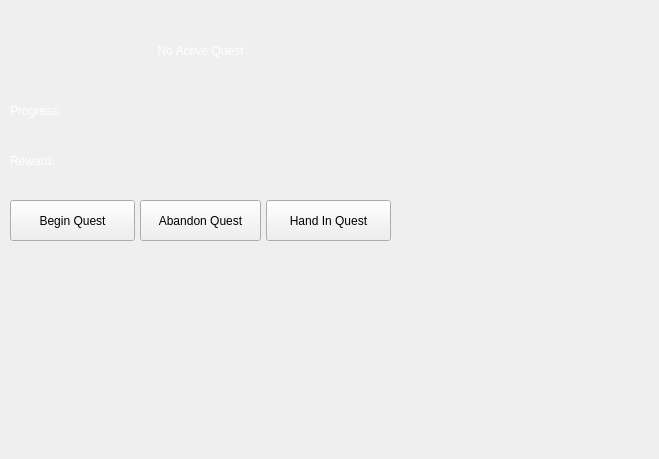
    <widget class="QWidget" name="tabQuestScreen">
     <attribute name="title">
      <string>Quests</string>
     </attribute>
     <widget class="QPushButton" name="btnBeginQuest">
      <property name="geometry">
       <rect>
        <x>10</x>
        <y>200</y>
        <width>125</width>
        <height>41</height>
       </rect>
      </property>
      <property name="autoFillBackground">
       <bool>false</bool>
      </property>
      <property name="styleSheet">
       <string notr="true"/>
      </property>
      <property name="text">
       <string>Begin Quest</string>
      </property>
      <property name="checkable">
       <bool>false</bool>
      </property>
      <property name="autoDefault">
       <bool>false</bool>
      </property>
      <property name="default">
       <bool>false</bool>
      </property>
      <property name="flat">
       <bool>false</bool>
      </property>
     </widget>
     <widget class="QPushButton" name="btnCompleteQuest">
      <property name="geometry">
       <rect>
        <x>266</x>
        <y>200</y>
        <width>125</width>
        <height>41</height>
       </rect>
      </property>
      <property name="text">
       <string>Hand In Quest</string>
      </property>
     </widget>
     <widget class="QLabel" name="lblQTitle">
      <property name="geometry">
       <rect>
        <x>10</x>
        <y>40</y>
        <width>381</width>
        <height>21</height>
       </rect>
      </property>
      <property name="styleSheet">
       <string notr="true">color: rgb(255, 255, 255);</string>
      </property>
      <property name="text">
       <string>No Active Quest</string>
      </property>
      <property name="alignment">
       <set>Qt::AlignCenter</set>
      </property>
     </widget>
     <widget class="QLabel" name="lblQProgress">
      <property name="geometry">
       <rect>
        <x>10</x>
        <y>90</y>
        <width>381</width>
        <height>41</height>
       </rect>
      </property>
      <property name="styleSheet">
       <string notr="true">color: rgb(255, 255, 255);
vertical-align: top;
text-align: left;</string>
      </property>
      <property name="text">
       <string>Progress:</string>
      </property>
     </widget>
     <widget class="QLabel" name="lblQReward">
      <property name="geometry">
       <rect>
        <x>10</x>
        <y>130</y>
        <width>381</width>
        <height>61</height>
       </rect>
      </property>
      <property name="styleSheet">
       <string notr="true">color: rgb(255, 255, 255);
vertical-align: top;
text-align: left;</string>
      </property>
      <property name="text">
       <string>Reward:</string>
      </property>
     </widget>
     <widget class="QPushButton" name="btnAbandonQuest">
      <property name="geometry">
       <rect>
        <x>140</x>
        <y>200</y>
        <width>121</width>
        <height>41</height>
       </rect>
      </property>
      <property name="text">
       <string>Abandon Quest</string>
      </property>
     </widget>
     <widget class="QLabel" name="lblQuestTabBG">
      <property name="geometry">
       <rect>
        <x>-150</x>
        <y>-30</y>
        <width>650</width>
        <height>450</height>
       </rect>
      </property>
      <property name="text">
       <string/>
      </property>
     </widget>
     <zorder>lblQuestTabBG</zorder>
     <zorder>btnBeginQuest</zorder>
     <zorder>btnCompleteQuest</zorder>
     <zorder>lblQTitle</zorder>
     <zorder>lblQProgress</zorder>
     <zorder>lblQReward</zorder>
     <zorder>btnAbandonQuest</zorder>
    </widget>
